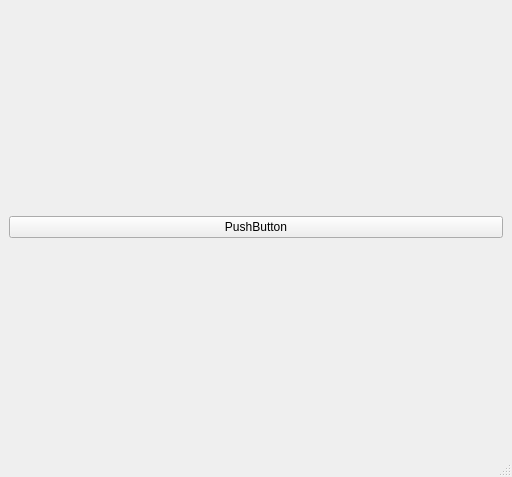
<?xml version="1.0" encoding="UTF-8"?>
<ui version="4.0">
 <class>MainWindow</class>
 <widget class="QMainWindow" name="MainWindow">
  <property name="geometry">
   <rect>
    <x>0</x>
    <y>0</y>
    <width>512</width>
    <height>477</height>
   </rect>
  </property>
  <property name="windowTitle">
   <string>MainWindow</string>
  </property>
  <property name="windowIcon">
   <iconset>
    <normaloff>../../home.png</normaloff>../../home.png</iconset>
  </property>
  <widget class="QWidget" name="centralwidget">
   <layout class="QGridLayout" name="gridLayout">
    <item row="0" column="0">
     <widget class="QPushButton" name="pushButton">
      <property name="text">
       <string>PushButton</string>
      </property>
     </widget>
    </item>
   </layout>
  </widget>
  <widget class="QMenuBar" name="menubar">
   <property name="geometry">
    <rect>
     <x>0</x>
     <y>0</y>
     <width>512</width>
     <height>21</height>
    </rect>
   </property>
  </widget>
  <widget class="QStatusBar" name="statusbar"/>
 </widget>
 <resources/>
 <connections/>
</ui>
